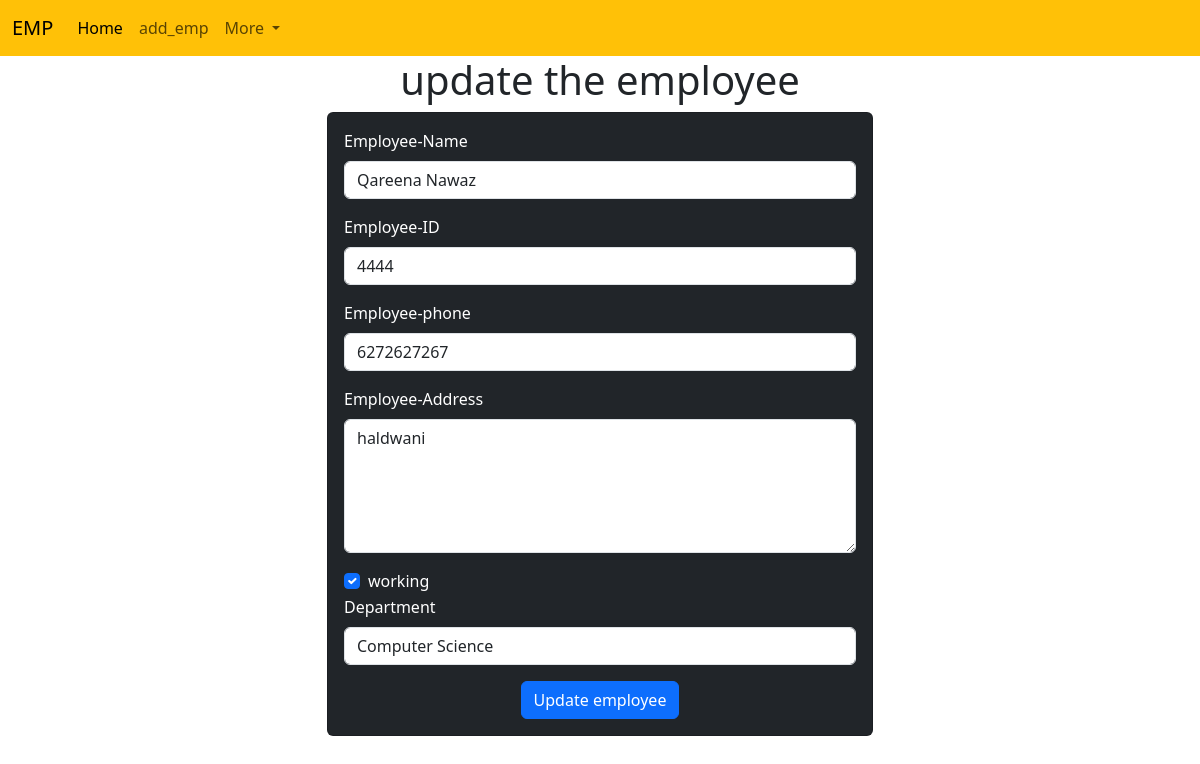
The app's page /update_emp/15 with its own data.
### employee/models.py (models this page shows, shortened)
class Employee(models.Model):
  name=models.CharField(max_length=100,null=False)
  emp_id=models.IntegerField(null=False)
  phone=models.IntegerField()
  address=models.CharField(max_length=100,null=False)
  working=models.BooleanField(default=True)
  department=models.CharField(max_length=100)

### employee/views.py (the view)
# urls.py: path('update_emp/<int:emp_id>', views.update_emp, name='update_emp'),
def update_emp(request,emp_id=0):
   emp=Employee.objects.get(id=emp_id)
   print('update page is open')
   if request.method == "POST":
      name=request.POST['emp_name']
      address=request.POST['emp_address']
      emp_id=int(request.POST['emp_id'])
      phone=int(request.POST['emp_phone'])
      working = request.POST.get('emp_working', 'off') == 'on'
      department=request.POST['emp_department']
      emp.name = name
      emp.emp_id = emp_id
      emp.phone = phone
      emp.address = address
      emp.department = department
      emp.working = working
      emp.save()
      return redirect('emp_home')
   else:
      context ={
         'emp':emp
      }
      return render(request,'update_emp.html',context)

### employee/templates/update_emp.html (shortened to what this page needs)
<!doctype html>
<html lang="en">
  <head>
    <link href="https://cdn.jsdelivr.net/npm/bootstrap@5.3.3/dist/css/bootstrap.min.css" rel="stylesheet">
  </head>
  <body>
      {%  include 'navbar.html' %}
      <h1 class="text-center my-6">update the employee</h1>
      <div class="container ">
        <div class="row">
          <div class="col-md-6 offset-md-3">
            <div class="card bg-dark text-white">
              <div class="card-body">
                <form action="{% url 'update_emp' emp.id %}" method="POST">
                  <div class="mb-3">
                    <label for="exampleInputEmail1" class="form-label">Employee-Name</label>
                    <input type="text" class="form-control" id="name" placeholder="Enter Employee Name " name="emp_name" value="{{emp.name}} ">
                  </div>
                  <div class="mb-3">
                    <label for="id" class="form-label">Employee-ID</label>
                    <input type="number" class="form-control" id="id" placeholder="Enter Employee id " value="{{emp.emp_id}}" name="emp_id">
                  </div>
                  <div class="mb-3">
                    <label for="phone" class="form-label">Employee-phone</label>
                    <input type="number" class="form-control" id="phone" name="emp_phone" placeholder="Enter Employee phone number" value="{{emp.phone}}">
                  </div>
                  <div class="mb-3">
                    <label for="address" class="form-label">Employee-Address</label>
                    <TEXTarea name="emp_address" id="address" rows="5" class="form-control" >{{emp.address}}</TEXTarea>
                  </div>
                  <div class="form-check">
                    <input class="form-check-input" type="checkbox" name="emp_working" id="working" {% if emp.working %}checked{% endif %} value="{{emp.working}}">
                    <label class="form-check-label" for="working">
                      working
                    </label>
                  </div>
                  <div class="mb-3">
                    <label for="department" class="form-label">Department</label>
                    <select name="emp_department" id="department" value="{{emp.department}}" class="form-control">
                      <option value="CSE">Computer Science</option>
                    </select>
                  </div>
                  <div class="container text-center">
                    <button type="submit" class="btn btn-primary">Update employee</button>
                  </div>
                </form>
              </div>
            </div>
          </div>
        </div>
      </div>
  </body>
</html>

### records on screen
Employee: emp_name "Qareena Nawaz", emp_id "4444", emp_phone "6272627267", emp_address "haldwani", working "☑", emp_department "Computer Science"
